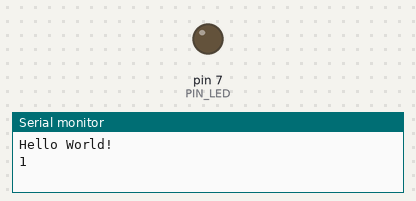
This sketch was run on a simulated Arduino Uno, built with avr-gcc and run on an emulated ATmega328P. Shown: output pins drawn as LEDs (lit = HIGH), the last lines printed to the serial monitor. Dashed ring = blinking.

Above: at 0.5 s.
At 2.05 s:
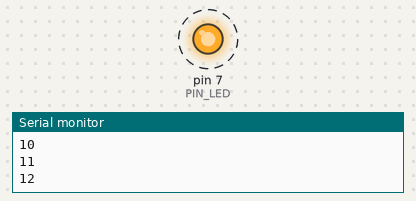
Timing chart, 0 to 3.0 s (numbered marks = the images above):
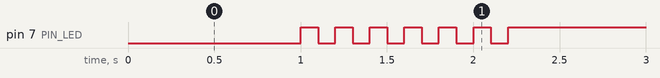

The sketch:

05_practice_2.ino
```cpp
#define PIN_LED 7
unsigned int count, toggle;


void setup(){
  pinMode(PIN_LED, OUTPUT);
  Serial.begin(115200); // Initialize serial port
  while (!Serial){
    ; // wait for serial port to connect.
  }
  Serial.println("Hello World!");
  count = toggle = 0;
  digitalWrite(PIN_LED, toggle); // turn off LED.
}

void loop(){
  Serial.println(++count);
  toggle = toggle_state(toggle); //toggle LED value.
  digitalWrite(PIN_LED, toggle); // update LED status.
  delay(100); // wait for 200 milliseconds
}

int toggle_state(int toggle){
  if (count == 1){
    toggle = 0;
    digitalWrite(PIN_LED, toggle);
    delay(900);
  }
  else if (count<=13){
    if (toggle == 1){
      toggle = 0;
    }
    else if (toggle == 0){
      toggle = 1;
    }
  }
  else if (count>5){
    toggle = 1;
  }
  return toggle;
}
```

Measured:
- by itself, pin 7 (PIN_LED): alternates HIGH for 0.10 s and LOW for 0.10 s, 13 changes in all, then stays HIGH
